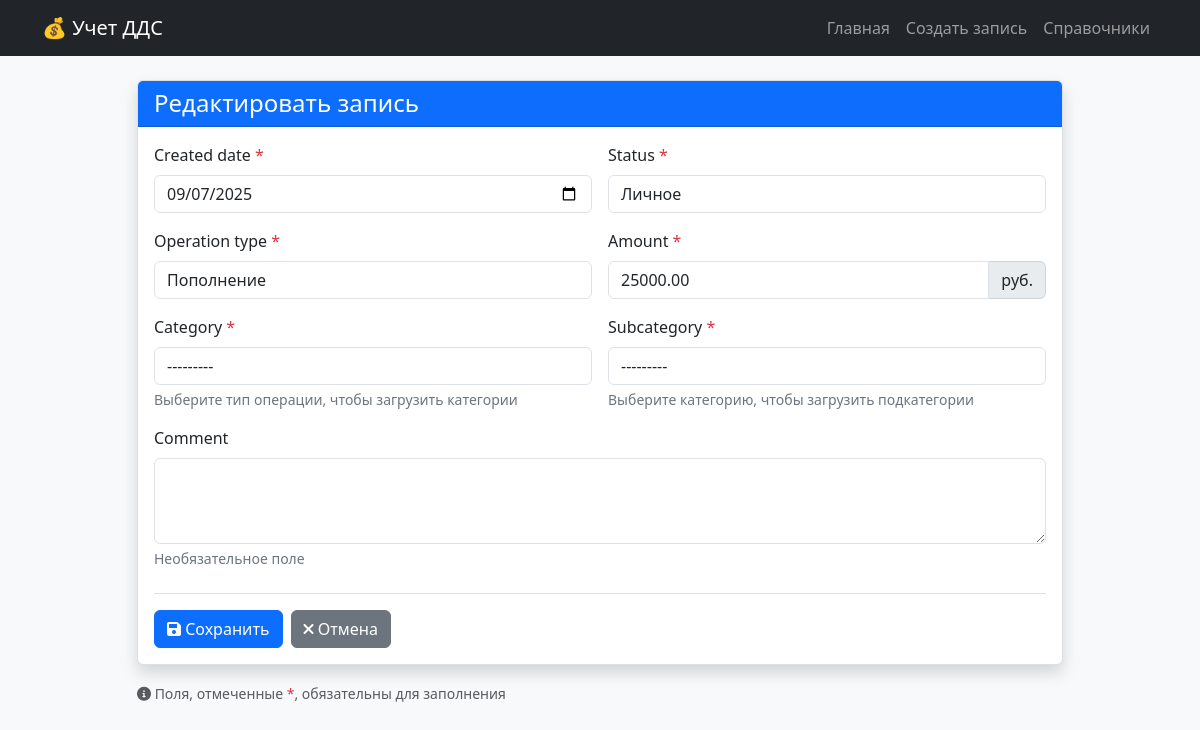
The page /edit/5/ on the database its author committed.
### cash_flow_app/models.py (models this page shows, shortened)
class CashFlow(models.Model):
    created_date = models.DateField()
    status = models.ForeignKey(Status, on_delete=models.PROTECT)
    operation_type = models.ForeignKey(OperationType, on_delete=models.PROTECT)
    category = models.ForeignKey(Category, on_delete=models.PROTECT)
    subcategory = models.ForeignKey(Subcategory, on_delete=models.PROTECT)
    amount = models.DecimalField(max_digits=12, decimal_places=2)
    comment = models.TextField(blank=True)

### cash_flow_app/views.py (the view)
# urls.py: path('edit/<int:pk>/', views.cash_flow_edit, name='cash_flow_edit'),
def cash_flow_edit(request, pk):
    cash_flow = get_object_or_404(CashFlow, pk=pk)
    if request.method == 'POST':
        form = CashFlowForm(request.POST, instance=cash_flow)
        if form.is_valid():
            form.save()
            messages.success(request, 'Запись успешно обновлена!')
            return redirect('cash_flow_list')
    else:
        form = CashFlowForm(instance=cash_flow)
    return render(request, 'cash_flow_app/form.html', {'form': form, 'title': 'Редактировать запись'})

### cash_flow_app/models.py (called while the page is built)
    def __str__(self):
        return self.name

    def __str__(self):
        return self.name

    def __str__(self):
        return f"{self.name} ({self.operation_type})"

    def __str__(self):
        return f"{self.name} ({self.category})"

### cash_flow_app/templates/cash_flow_app/form.html (shortened to what this page needs)
{% extends 'cash_flow_app/base.html' %}
{% load static %}
{% block content %}
<div class="row justify-content-center fade-in">
    <div class="col-md-10">
        <div class="card">
            <div class="card-header bg-primary text-white">
                <h4 class="mb-0">{{ title }}</h4>
            </div>
            <div class="card-body">
                <form method="post" novalidate>
                    <div class="row g-3">
                        <div class="col-md-6 required">
                            <label for="{{ form.created_date.id_for_label }}" class="form-label">
                                {{ form.created_date.label }}
                            </label>
                            {{ form.created_date }}
                        </div>
                        <div class="col-md-6 required">
                            <label for="{{ form.status.id_for_label }}" class="form-label">
                                {{ form.status.label }}
                            </label>
                            {{ form.status }}
                        </div>
                        <div class="col-md-6 required">
                            <label for="{{ form.operation_type.id_for_label }}" class="form-label">
                                {{ form.operation_type.label }}
                            </label>
                            {{ form.operation_type }}
                        </div>
                        <div class="col-md-6 required">
                            <label for="{{ form.amount.id_for_label }}" class="form-label">
                                {{ form.amount.label }}
                            </label>
                            <div class="input-group">
                                {{ form.amount }}
                                <span class="input-group-text">руб.</span>
                            </div>
                        </div>
                        <div class="col-md-6 required">
                            <label for="{{ form.category.id_for_label }}" class="form-label">
                                {{ form.category.label }}
                            </label>
                            {{ form.category }}
                            <div class="form-text">Выберите тип операции, чтобы загрузить категории</div>
                        </div>
                        <div class="col-md-6 required">
                            <label for="{{ form.subcategory.id_for_label }}" class="form-label">
                                {{ form.subcategory.label }}
                            </label>
                            {{ form.subcategory }}
                            <div class="form-text">Выберите категорию, чтобы загрузить подкатегории</div>
                        </div>
                        <div class="col-12">
                            <label for="{{ form.comment.id_for_label }}" class="form-label">
                                {{ form.comment.label }}
                            </label>
                            {{ form.comment }}
                            <div class="form-text">Необязательное поле</div>
                        </div>
                    </div>
                    <div class="mt-4 pt-3 border-top">
                        <div class="d-flex gap-2">
                            <button type="submit" class="btn btn-primary">
                                <i class="fas fa-save"></i> Сохранить
                            </button>
                            <a href="{% url 'cash_flow_list' %}" class="btn btn-secondary">
                                <i class="fas fa-times"></i> Отмена
                            </a>
                        </div>
                    </div>
                </form>
            </div>
        </div>
        <div class="mt-3">
            <small class="text-muted">
                <i class="fas fa-info-circle"></i> Поля, отмеченные <span class="text-danger">*</span>, обязательны для заполнения
            </small>
        </div>
    </div>
</div>
{% endblock %}

### cash_flow_app/templates/cash_flow_app/static/cash_flow_app/css/style.css (style rules this page uses)
body { background-color: #f8f9fa; font-family: 'Segoe UI', Tahoma, Geneva, Verdana, sans-serif; }
.card { box-shadow: 0 0.125rem 0.25rem rgba(0, 0, 0, 0.075); border: 1px solid rgba(0, 0, 0, 0.125); }
.required label:after { content: " *"; color: #dc3545; }

### cash_flow_app/templates/cash_flow_app/form.html (style rules this page uses)
.required label:after { content: " *"; color: #dc3545; }
.form-text { font-size: 0.875rem; color: #6c757d; }
.card { box-shadow: 0 0.5rem 1rem rgba(0, 0, 0, 0.15); }
.input-group-text { background-color: #e9ecef; border: 1px solid #ced4da; }

### rows shown on the page
CashFlow: created_date "09/07/2025", status "Личное", operation_type "Пополнение", amount "25000.00", category "---------", subcategory "---------"

### other values the page prints
{{ title }} "Редактировать запись"
